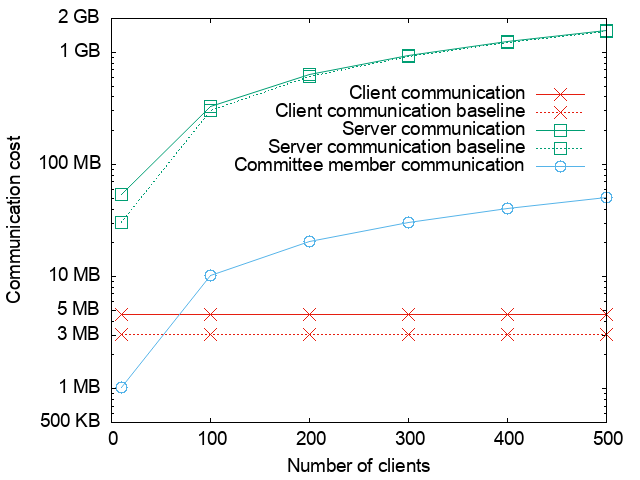

Generate this figure with gnuplot:
set terminal png font "Helvetica,14" 
set output "online_comm_committee15_p64811.png"
set datafile sep ','
set key top right Right offset 0, -3.5
set xlabel "Number of clients"
set ylabel "Communication cost"
set xtics 0,100,500
set ytics add ("500 KB" 0.5)
set ytics add ("1 MB" 1)
set ytics add ("3 MB" 3)
set ytics add ("5 MB" 5)
set ytics add ("10 MB" 10)
set ytics add ("100 MB" 100)
set ytics add ("1 GB" 1000)
set ytics add ("2 GB" 2000)
set log y

# x=number of clients, for committee_size=10 and p=64811
plot [0:][0.5:2001] 'online_comm.csv' every 45::29 using 1:4 title 'Client communication' with linespoints lc 7 pt 2 ps 2, \
             'online_comm.csv' every 45::29 using 1:7 title 'Client communication baseline' with linespoints lt 0 lc 7 pt 2 ps 2, \
             'online_comm.csv' every 45::29 using 1:5 title 'Server communication' with linespoints pt 4 ps 2 lc 2, \
             'online_comm.csv' every 45::29 using 1:8 title 'Server communication baseline' with linespoints lt 0 pt 4 ps 2 lc 2, \
             'online_comm.csv' every 45::29 using 1:6 title 'Committee member communication' with linespoints pt 6 ps 2 lc 3
